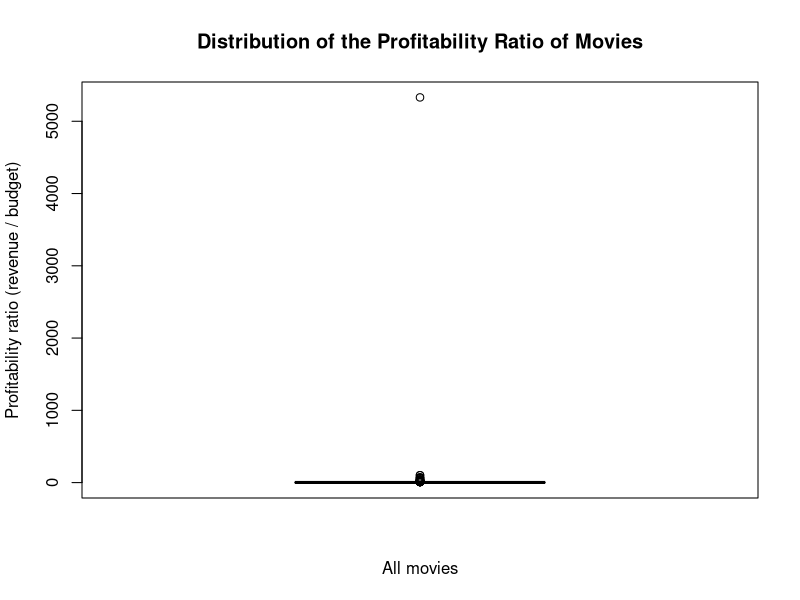

The R script that drew this image:
## ---- chunk 1
knitr::opts_chunk$set(echo = TRUE)
## ---- chunk 2
movies <- read.delim("movies5.csv")   # or "movies5.tsv", matching file name
dim(movies)                           # 909 observations, 19 variables
length(unique(movies$index))          # 909 distinct movies = subjects
## ---- chunk 3
sapply(movies, class)
str(movies$genre)
## ---- chunk 4
movies$PR <- movies$revenue / movies$budget
mean(movies$PR, na.rm = TRUE)    # Inf
median(movies$PR, na.rm = TRUE)  # 1.85
max(movies$Pr, na.rm = TRUE)     # Inf
min(movies$Pr, na.rm = TRUE)     # 0

## ---- chunk 5

sum(movies$budget == 0 & movies$revenue > 0)

## ---- chunk 6

sum(movies$budget == 0 & movies$revenue == 0)   # the amount of movies which get NA
## ---- chunk 7
movies$PR[is.infinite(movies$PR)] <- NA
mean(movies$PR, na.rm = TRUE)     # 10.96897
median(movies$PR, na.rm = TRUE)   # 1.750424
max(movies$PR, na.rm = TRUE)      # 5330.339
min(movies$PR, na.rm = TRUE)      # 0


## ---- chunk 8

mean(movies$PR >= 1, na.rm = TRUE)   # 0.6395
sum(movies$PR >= 1, na.rm = TRUE)    # 463

## ---- chunk 9
boxplot(movies$PR,
        main = "Distribution of the Profitability Ratio of Movies",
        xlab = "All movies",
        ylab = "Profitability ratio (revenue / budget)")
summary(movies$PR)


## ---- chunk 10
table(movies$director_gender, useNA = "ifany")
mean(movies$director_gender == "male", na.rm = TRUE)     # 0.9049
mean(movies$director_gender == "female", na.rm = TRUE)   # 0.0951

## ---- chunk 11
pnorm(120, mean = 107, sd = 22) - pnorm(90, mean = 107, sd = 22)

## ---- chunk 12
mean(movies$runtime >= 90 & movies$runtime <= 120) 
sd(movies$runtime)

## ---- chunk 13
#WRITE YOUR CODE HERE

## ---- chunk 14
mean(movies$PR, na.rm = TRUE)

## ---- chunk 15
#set.seed(123)   # for reproducibility
movies_sample <- movies[sample(nrow(movies), 25), ]
mean(movies_sample$PR, na.rm = TRUE)

## ---- chunk 16
#WRITE YOUR CODE HERE

## ---- chunk 17
#WRITE YOUR CODE HERE

## ---- chunk 18
#WRITE YOUR CODE HERE


## ---- chunk 19
#WRITE YOUR CODE HERE


## ---- chunk 20
#WRITE YOUR CODE HERE


## ---- chunk 21
#WRITE YOUR CODE HERE


## ---- chunk 22
#WRITE YOUR CODE HERE


## ---- chunk 23
#WRITE YOUR CODE HERE


## ---- chunk 24
#WRITE YOUR CODE HERE


## ---- chunk 25
#WRITE YOUR CODE HERE


## ---- chunk 26
#WRITE YOUR CODE HERE


## ---- chunk 27
#WRITE YOUR CODE HERE


## ---- chunk 28
#WRITE YOUR CODE HERE

## ---- chunk 29
#WRITE YOUR CODE HERE

## ---- chunk 30
#WRITE YOUR CODE HERE

## ---- chunk 31
#WRITE YOUR CODE HERE

## ---- chunk 32
#WRITE YOUR CODE HERE

## ---- chunk 33
#WRITE YOUR CODE HERE

## ---- chunk 34
#WRITE YOUR CODE HERE

## ---- chunk 35
#WRITE YOUR CODE HERE

## ---- chunk 36
#WRITE YOUR CODE HERE

## ---- chunk 37
#WRITE YOUR CODE HERE

## ---- chunk 38
#WRITE YOUR CODE HERE

## ---- chunk 39
#WRITE YOUR CODE HERE

## ---- chunk 40
#WRITE YOUR CODE HERE

## ---- chunk 41
#WRITE YOUR CODE HERE
